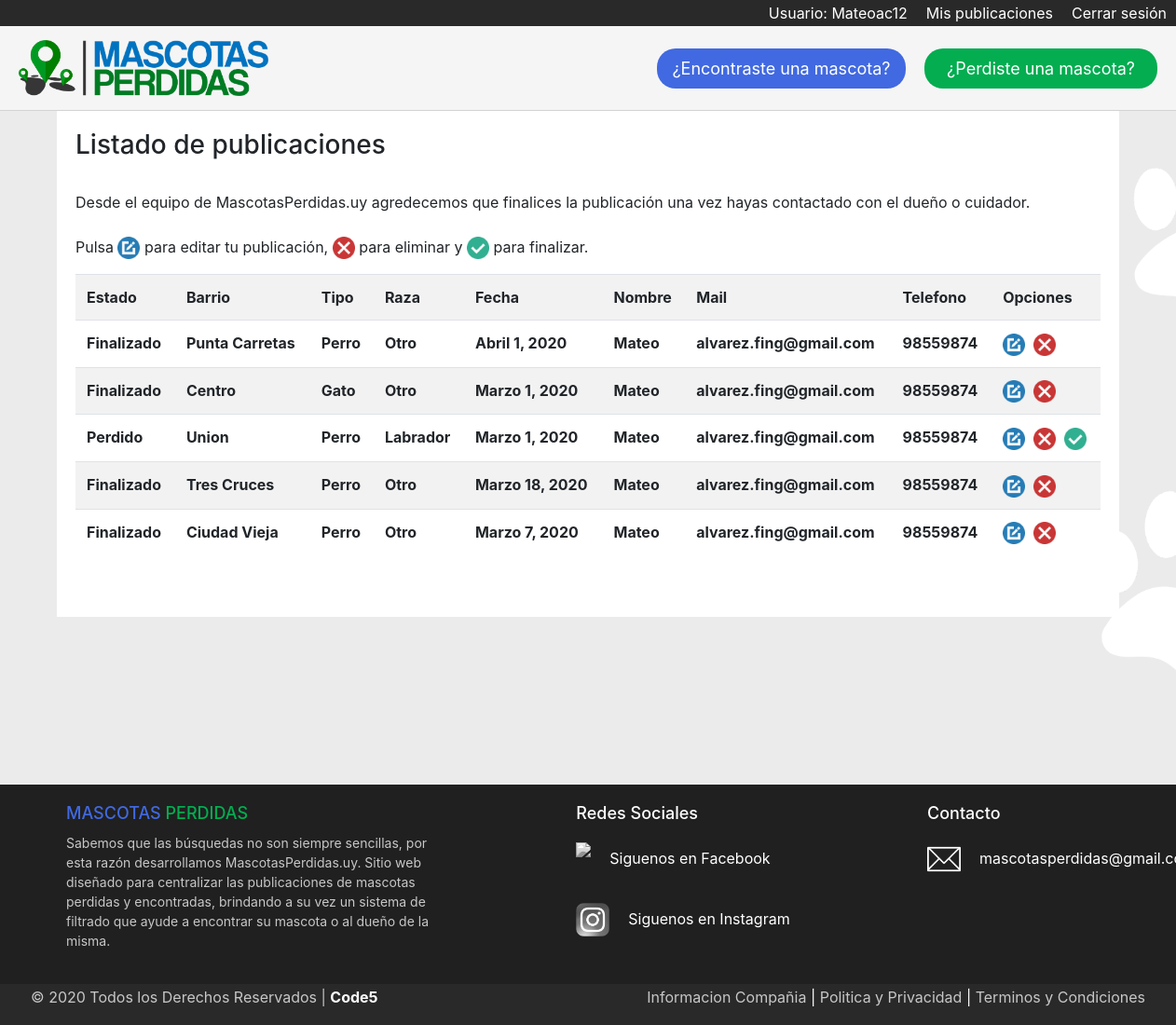
Screenshot of /listado_publicaciones/ (signed in) with the database file from the repository.
### Mascotas/models.py (models this page shows)
class MascotaPerdida(models.Model):
    estado = models.CharField(max_length=40)
    imagen = models.ImageField(null=True, blank=True)  # <---- NO SACAR EL NULL NI EL BLANK QUE SE ROMPE LA BBDD
    barrio = models.ForeignKey(Barrio, on_delete=models.CASCADE)
    tipo = models.ForeignKey(Tipo, on_delete=models.CASCADE)
    raza = models.ForeignKey(Raza, on_delete=models.CASCADE)
    fecha = models.DateField()
    nombre = models.CharField(max_length=40)
    mail = models.EmailField()
    telefono = models.IntegerField()
    descripcion = models.TextField()

class Barrio(models.Model):
    lugar = models.CharField(max_length=40)  # <---- Para indicar el barrio donde se perdio
    def __str__(self):
        return self.lugar

class Tipo(models.Model):
    especie = models.CharField(max_length=40)  # <---- Para indicar si es perro, gato, etc.
    def __str__(self):
        return self.especie

class Raza(models.Model):
    tipo = models.CharField(max_length=40)  # <---- Para indicar la raza del animal
    def __str__(self):
        return self.tipo

### Mascotasperdidas/views.py (the view)
# urls.py: path('listado_publicaciones/', Listado_publicaciones, name='listado_publicaciones'),
@login_required
def Listado_publicaciones(request):
    listado = MascotaPerdida.objects.order_by('-id')
    data = {
        'listado': listado
    }
    return render(request, 'listado_publicaciones.html', data)

### Mascotasperdidas/templates/listado_publicaciones.html (shortened to what this page needs)
{% extends 'base.html' %}
{% load static %}
{% block contenido %}
{% if user.is_authenticated %}
    <h3>Listado de publicaciones</h3>
    <p><br>
    Desde el equipo de MascotasPerdidas.uy agredecemos que finalices la publicación una vez hayas contactado con el dueño o cuidador.<br><br>
    Pulsa
    <img src="{% static 'img/edit.png' %}" alt="Editar" height="24px" > para editar tu publicación,
    <img src="{% static 'img/delete.png' %}" alt="Eliminar" height="24px" > para eliminar y
    <img src="{% static 'img/finalizar.png' %}" alt="Finalizar" height="24px"> para finalizar.
    </p>
    <table class="table table-striped">
        <tr>
            <th>Estado</th>
            <th>Barrio</th>
            <th>Tipo</th>
            <th>Raza</th>
            <th>Fecha</th>
            <th>Nombre</th>
            <th>Mail</th>
            <th>Telefono</th>
            <th>Opciones</th>
        </tr>
        {% for l in listado %}
            {% if user.email == l.mail %}
                <tr>
                    <th>{{ l.estado|title }}</th>
                    <th>{{ l.barrio|title }}</th>
                    <th>{{ l.tipo|title }}</th>
                    <th>{{ l.raza|title }}</th>
                    <th>{{ l.fecha }}</th>
                    <th>{{ l.nombre }}</th>
                    <th>{{ l.mail }}</th>
                    <th>{{ l.telefono }}</th>
                    <th>
                        <a href="{% url 'modificar_publicaciones' l.id %}"><img src="{% static 'img/edit.png' %}" alt="Editar" height="24px" style="padding-right: 5px;"></a>
                        <a href="#" onclick="ConfirmarEliminacion({{l.id}})"><img src="{% static 'img/delete.png' %}" alt="Eliminar" height="24px" style="padding-right: 5px;"></a>
                        {% if l.estado != 'FINALIZADO' %}
                            <a href="#" onclick="Finalizar({{l.id}})"><img src="{% static 'img/finalizar.png' %}" alt="Finalizar" height="24px"></a>
                        {% endif %}
                    </th>
                </tr>
            {% endif %}
        {% endfor %}
    </table>
{% else %}
    <h3>Debe iniciar sesión para ver el listado</h3>
{% endif %}
{% endblock %}

### Mascotasperdidas/templates/base.html (shortened to what this page needs)
{% load static %}
<!DOCTYPE html>
<html lang="es">
<head>
    <link rel="stylesheet" href="https://stackpath.bootstrapcdn.com/bootstrap/4.4.1/css/bootstrap.min.css">
    <link rel="stylesheet" href="{% static 'css/style.css' %}">
</head>
<body>
    <div id="login_logout">
        {% if user.is_authenticated %}
            <a href="{% url 'logout' %}">Cerrar sesión</a>
            <a href="{% url 'listado_publicaciones' %}">Mis publicaciones</a>
            <a href="#">Usuario: {{ user.username }}</a>
        {% else %}
            <a href="{% url 'registro_usuario' %}">Registrarse</a>
            <a href="{% url 'login' %}">Iniciar sesión</a>
        {% endif %}
    </div>
    <header id="header_principal">
        <figure id="logotipo">
            <a href="{% url 'home' %}">
                <img src="{% static 'img/Logo.png' %} "alt="logo" height="60px">
            </a>
        </figure>
        <div id="encontrado_perdido">
            <a href="{% url 'nuevo_ingreso_encontrado' %}" id="boton_encontrada">¿Encontraste una mascota?</a>
            <a href="{% url 'nuevo_ingreso_perdido' %}" id="boton_perdida">¿Perdiste una mascota?</a>
        </div>
    </header>
    <section class="container">
        {% block contenido %}
        {% endblock %}
    </section>
    <footer>
        <div class="footer_principal">
             <div class="footer_alto">
                 <div class="columna_uno">
                     <h4><span style="color: royalblue;">MASCOTAS</span> <span style="color: rgb(3, 173, 80);">PERDIDAS</span></h4>
                     <p class="copyright">
                        Sabemos que las búsquedas no son siempre sencillas, por esta razón desarrollamos
                        MascotasPerdidas.uy. Sitio web diseñado para centralizar las publicaciones de mascotas
                        perdidas y encontradas, brindando a su vez un sistema de filtrado que ayude a encontrar su
                        mascota o al dueño de la misma.
                        </p>
                 </div>
                 <div class="columna_dos">
                     <h4>Redes Sociales</h4>
                     <div class="contacto_redsocial">
                        <img src="{% static 'img/facebook.png' %}" height="36px" class="color-redsocial">
                        <p><a href="https://www.facebook.com" target="_blank">Siguenos en Facebook</a></p>
                     </div>
                     <div class="contacto_redsocial">
                        <img src="{% static 'img/instagram.png' %}" height="36px" class="color-redsocial">
                        <p><a href="https://www.instagram.com" target="_blank">Siguenos en Instagram</a></p>
                     </div>
                 </div>
                 <div class="columna_tres">
                     <h4>Contacto</h4>
                     <div class="contenido_columna_tres">
                        <img src="{% static 'img/contact.png' %}">
                        <p><a href="mailto:mascotasperdida@gmail.com " target="_blank">mascotasperdidas@gmail.com</a></p>
                     </div>
                 </div>
             </div>
         </div>
         <div class="footer_bajo">
                <div class="derechos_info">
                     <div>
                        <p class="copyright">© 2020 Todos los Derechos Reservados | <a href="">Code5</a></p>
                     </div>
                     <div class="informacion">
                         <a href="#">Informacion Compañia</a> | <a href="#">Politica y Privacidad</a> | <a href="#">Terminos y Condiciones</a>
                     </div>
                 </div>
             </div>
     </footer>
</body>
</html>

### Mascotasperdidas/static/css/style.css (style rules this page uses)
body { background: url('/static/img/background.png') no-repeat center center fixed; background-size: cover; min-height: 100vh; }
#login_logout { background-color: rgb(41, 41, 41); overflow: hidden; }
#login_logout > a { display: inline-block; padding: 2px 10px 0px 10px; color: white; text-decoration: none; border-bottom: rgb(41, 41, 41) 2px solid; float: right; }
#header_principal { padding: 15px 20px; background-color: whitesmoke; border-bottom: lightgray 1px solid; overflow: hidden; position: sticky; top: 0; z-index: 1; }
#logotipo { margin: 0; float: left; }
#encontrado_perdido { display: inline-block; float: right; position: relative; top: 9px; }
#boton_encontrada { display: inline-block; padding: 8px 16px; text-decoration: none; color: white; font-size: 18px; border-radius: 20px; min-width: 250px; text-align: center; background-color: royalblue; margin-right: 16px; }
#boton_perdida { display: inline-block; padding: 8px 16px; text-decoration: none; color: white; font-size: 18px; border-radius: 20px; min-width: 250px; text-align: center; background-color: rgb(3, 173, 80); }
.container { background-color: white; padding: 20px 20px 50px 20px; border: lightgrey 1px; }
footer { width: 100%; background: #202020; color: white; }
.footer_principal { width: 100%; max-width: 1200px; margin: auto; margin-top: 180px; padding: 20px 40px; }
.footer_alto { display: flex; justify-content: space-between; }
.columna_uno { max-width: 400px; }
.columna_uno h4 { font-size: 18px; }
.columna_uno p { font-size: 14px; color: #C7C7C7; margin-top: 10px; }
.columna_dos { max-width: 400px; }
.columna_dos h4 { font-size: 18px; }
.contacto_redsocial { margin-top: 20px; display: flex; filter: grayscale(1); }
.contacto_redsocial > p > a { color: white; text-decoration: none; }
.contacto_redsocial p { margin-top: 5px; margin-left: 20px; }
.columna_tres { max-width: 400px; }
.columna_tres h4 { font-size: 18px; }
.contenido_columna_tres { margin-top: 20px; display: flex; }
.contenido_columna_tres > p > a { color: white; }
.contenido_columna_tres img { width: 36px; height: 36px; }
.contenido_columna_tres p { margin-top: 5px; margin-left: 20px; max-width: 140px; }
.footer_bajo { width: 100%; background: rgb(41, 41, 41); }
.derechos_info { max-width: 1200px; margin: auto; display: flex; justify-content: space-between; padding: 2px; }
.copyright { color: #C7C7C7; }
.copyright a { text-decoration: none; color: white; font-weight: bold; }
.informacion a { text-decoration: none; color: #C7C7C7; }

### rows the page displays
MascotaPerdida: estado "Finalizado", barrio "Punta Carretas", tipo "Perro", raza "Otro", fecha "Abril 1, 2020", nombre "Mateo", mail "alvarez.fing@gmail.com", telefono "98559874"
MascotaPerdida: estado "Finalizado", barrio "Centro", tipo "Gato", raza "Otro", fecha "Marzo 1, 2020", nombre "Mateo", mail "alvarez.fing@gmail.com", telefono "98559874"
MascotaPerdida: estado "Perdido", barrio "Union", tipo "Perro", raza "Labrador", fecha "Marzo 1, 2020", nombre "Mateo", mail "alvarez.fing@gmail.com", telefono "98559874"
MascotaPerdida: estado "Finalizado", barrio "Tres Cruces", tipo "Perro", raza "Otro", fecha "Marzo 18, 2020", nombre "Mateo", mail "alvarez.fing@gmail.com", telefono "98559874"
MascotaPerdida: estado "Finalizado", barrio "Ciudad Vieja", tipo "Perro", raza "Otro", fecha "Marzo 7, 2020", nombre "Mateo", mail "alvarez.fing@gmail.com", telefono "98559874"

### other values shown
{{ user.username }} "Mateoac12"
